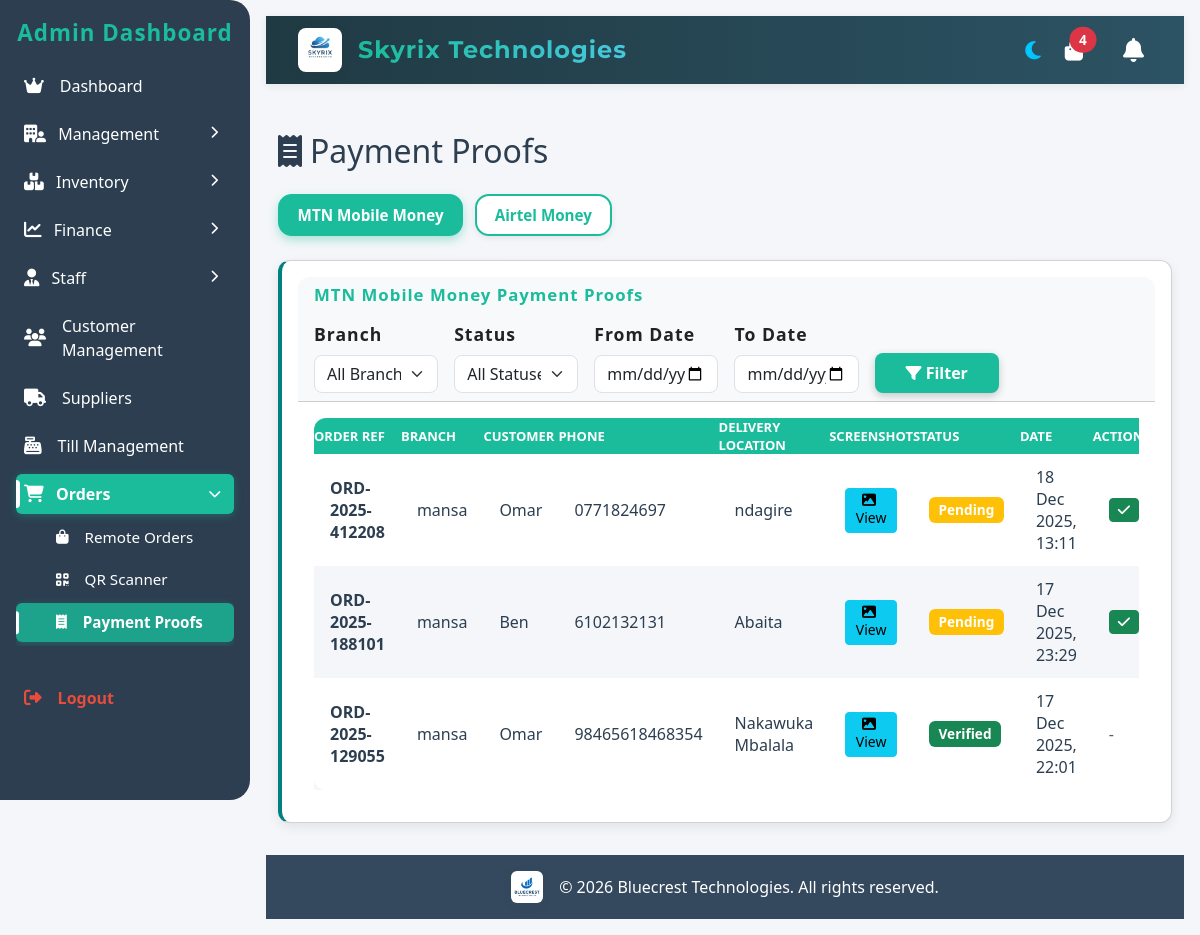
Page /pages/payment_proofs.php (signed in) on the committed database.
### tables this page shows
CREATE TABLE `payment_proofs` (
  `id` int(11) NOT NULL,
  `order_id` int(11) NOT NULL,
  `branch_id` int(11) DEFAULT NULL,
  `order_reference` varchar(50) NOT NULL,
  `customer_name` varchar(255) NOT NULL,
  `customer_phone` varchar(20) NOT NULL,
  `payment_method` enum('MTN Merchant','Airtel Merchant') NOT NULL,
  `delivery_location` text NOT NULL,
  `screenshot_path` varchar(255) NOT NULL,
  `status` enum('pending','verified','rejected') DEFAULT 'pending',
  `verified_by` int(11) DEFAULT NULL,
  `verified_at` datetime DEFAULT NULL,
  `created_at` timestamp NOT NULL DEFAULT current_timestamp()
);

CREATE TABLE `branch` (
  `id` int(11) NOT NULL,
  `name` varchar(255) NOT NULL,
  `location` varchar(255) NOT NULL,
  `contact` int(11) NOT NULL,
  `branch-key` varchar(255) NOT NULL,
  `business_id` int(11) NOT NULL
);

### pages/payment_proofs.php (the view, shortened to what this page needs)
<?php
include '../includes/db.php';
include '../includes/header.php';
$user_role = $_SESSION['role'];
$filter_date_from = $_GET['filter_date_from'] ?? '';
$filter_date_to = $_GET['filter_date_to'] ?? '';
$where_conditions = [];
$mtn_where = array_merge($where_conditions, ["pp.payment_method = 'MTN Merchant'"]);
$mtnWhereClause = "WHERE " . implode(' AND ', $mtn_where);
$mtn_query = "
    SELECT pp.*, u.username as verified_by_name, b.name as branch_name
    FROM payment_proofs pp
    LEFT JOIN users u ON pp.verified_by = u.id
    LEFT JOIN branch b ON pp.branch_id = b.id
    $mtnWhereClause
    ORDER BY pp.created_at DESC
    LIMIT 100
";
$mtn_stmt = $conn->prepare($mtn_query);
$mtn_stmt->execute();
$mtnProofs = $mtn_stmt->get_result();
?>
<link rel="stylesheet" href="assets/css/payment_proofs.css">
<div class="container-fluid mt-5">
    <h2 class="mb-4"><i class="fas fa-receipt me-2"></i>Payment Proofs</h2>
    <ul class="nav nav-pills tm-main-tabs mb-4" role="tablist">
        <li class="nav-item" role="presentation">
            <button class="nav-link tm-tab-btn active" data-bs-toggle="tab" data-bs-target="#mtnTab">
                MTN Mobile Money
            </button>
        </li>
        <li class="nav-item" role="presentation">
            <button class="nav-link tm-tab-btn" data-bs-toggle="tab" data-bs-target="#airtelTab">
                Airtel Money
            </button>
        </li>
    </ul>
    <div class="tab-content">
        <div class="tab-pane fade show active" id="mtnTab">
            <div class="card" style="border-left: 4px solid teal;">
                <div class="card-header bg-light">
                    <h5 class="title-card mb-3">MTN Mobile Money Payment Proofs</h5>
                    <form method="GET" class="row g-3 align-items-end">
                        <?php if ($user_role !== 'staff'): ?>
                        <div class="col-md-2">
                            <label class="form-label fw-bold">Branch</label>
                            <select name="filter_branch" class="form-select">
                                <option value="">All Branches</option>
                            </select>
                        </div>
                        <?php endif; ?>
                        <div class="col-md-2">
                            <label class="form-label fw-bold">Status</label>
                            <select name="filter_status" class="form-select">
                                <option value="">All Statuses</option>
                            </select>
                        </div>
                        <div class="col-md-2">
                            <label class="form-label fw-bold">From Date</label>
                            <input type="date" name="filter_date_from" class="form-control" value="<?= htmlspecialchars($filter_date_from) ?>">
                        </div>
                        <div class="col-md-2">
                            <label class="form-label fw-bold">To Date</label>
                            <input type="date" name="filter_date_to" class="form-control" value="<?= htmlspecialchars($filter_date_to) ?>">
                        </div>
                        <div class="col-md-2">
                            <button type="submit" class="btn btn-primary w-100">
                                <i class="fas fa-filter"></i> Filter
                            </button>
                        </div>
                    </form>
                </div>
                <div class="card-body">
                    <div class="table-responsive">
                        <div class="transactions-table">
                            <table>
                                <thead>
                                    <tr>
                                        <th>Order Ref</th>
                                        <th>Branch</th>
                                        <th>Customer</th>
                                        <th>Phone</th>
                                        <th>Delivery Location</th>
                                        <th>Screenshot</th>
                                        <th>Status</th>
                                        <th>Date</th>
                                        <th>Actions</th>
                                    </tr>
                                </thead>
                                <tbody>
                                    <?php if ($mtnProofs && $mtnProofs->num_rows > 0): ?>
                                        <?php while ($proof = $mtnProofs->fetch_assoc()): ?>
                                        <tr>
                                            <td><strong><?= htmlspecialchars($proof['order_reference']) ?></strong></td>
                                            <td><?= htmlspecialchars($proof['branch_name'] ?? 'N/A') ?></td>
                                            <td><?= htmlspecialchars($proof['customer_name']) ?></td>
                                            <td><?= htmlspecialchars($proof['customer_phone']) ?></td>
                                            <td><?= htmlspecialchars($proof['delivery_location']) ?></td>
                                            <td>
                                                <a href="../uploads/payment_proofs/<?= $proof['screenshot_path'] ?>"
                                                    target="_blank" class="btn btn-sm btn-info">
                                                    <i class="fas fa-image me-1"></i> View
                                                </a>
                                            </td>
                                            <td>
                                                <?php if ($proof['status'] === 'pending'): ?>
                                                    <span class="badge bg-warning">Pending</span>
                                                <?php elseif ($proof['status'] === 'verified'): ?>
                                                    <span class="badge bg-success">Verified</span>
                                                <?php else: ?>
                                                    <span class="badge bg-danger">Rejected</span>
                                                <?php endif; ?>
                                            </td>
                                            <td><?= date('d M Y, H:i', strtotime($proof['created_at'])) ?></td>
                                            <td>
                                                <?php if ($proof['status'] === 'pending'): ?>
                                                    <button class="btn btn-sm btn-success"
                                                            onclick="verifyProof(<?= $proof['id'] ?>)" title="Verify Payment">
                                                        <i class="fas fa-check"></i>
                                                    </button>
                                                <?php else: ?>
                                                    <span class="text-muted">-</span>
                                                <?php endif; ?>
                                            </td>
                                        </tr>
                                        <?php endwhile; ?>
                                    <?php else: ?>
                                        <tr>
                                            <td colspan="9" class="text-center text-muted">No MTN payment proofs found</td>
                                        </tr>
                                    <?php endif; ?>
                                </tbody>
                            </table>
                        </div>
                    </div>
                </div>
            </div>
        </div>
    </div>
</div>
<?php include '../includes/footer.php'; ?>

### pages/assets/css/style.css (style rules this page uses)
:root { --bg-color: #f4f6f9; --text-color: #2c3e50; --card-bg: #fff; --card-shadow: rgba(0,0,0,0.08); --primary-color: #1abc9c; --success-color: #2ecc71; --warning-color: #f1c40f; --danger-color: #e74c3c; --info-color: #3498db; --secondary-color: #95a5a6; }
* { box-sizing: border-box; margin: 0; padding: 0; }
body { background-color: var(--bg-color); color: var(--text-color); font-family: 'Segoe UI', Tahoma, Geneva, Verdana, sans-serif; margin: 0; padding: 0; }
a { text-decoration: none; color: inherit; }
h1,h2,h3,h4,h5,h6 { margin: 0; }
.card h5, .transactions-title { color: var(--primary-color); font-weight: 600; font-size: 1.05rem; margin-bottom: 1rem; }
.card { background: var(--card-bg); padding: 1rem; border-radius: 12px; box-shadow: 0 4px 12px var(--card-shadow); transition: transform 0.2s ease; }
.title-card, .transactions-title { color: #1abc9c;; font-weight: 600; font-size: 1.05rem; margin-bottom: 1rem; text-align: left; }
.transactions-table table { width: 100%; border-collapse: collapse; background: var(--card-bg); border-radius: 12px; overflow: hidden; box-shadow: 0 4px 12px var(--card-shadow); }
.transactions-table thead { background: var(--primary-color); color: #fff; }
.transactions-table tbody td { color: var(--text-color); padding: 0.75rem 1rem; }
.transactions-table tbody tr { background-color: #fff; transition: background 0.2s; }
.transactions-table tbody tr:nth-child(even) { background-color: #f4f6f9; }
.tm-main-tabs { display:flex; flex-wrap:wrap; gap:.75rem; margin:.25rem 0 1rem; border:none; }
.tm-main-tabs .tm-tab-btn, .tm-main-tabs .nav-link { border:2px solid var(--primary-color); background:#fff; color:var(--primary-color); font-weight:600; border-radius:14px; padding:.45rem 1.1rem; box-shadow:0 2px 6px rgba(0,0,0,.08); transition:background .18s,color .18s,box-shadow .18s,transform .18s; font-size:.95rem; }
.tm-main-tabs .tm-tab-btn.active, .tm-main-tabs .nav-link.active { background:var(--primary-color); color:#fff; box-shadow:0 4px 10px rgba(26,188,156,.35); }
.tm-main-tabs .nav-link { border: 2px solid var(--primary-color) !important; background: #fff !important; color: var(--primary-color) !important; border-radius: 14px !important; padding: .45rem 1.1rem !important; font-weight: 600 !important; box-shadow: 0 2px 6px rgba(0,0,0,.08) !important; transition: background .18s,color .18s,box-shadow .18s,transform .18s !important; }
.tm-main-tabs .nav-link.active { background: var(--primary-color) !important; color: #fff !important; border-color: var(--primary-color) !important; box-shadow: 0 4px 10px rgba(26,188,156,.35) !important; }

### pages/assets/css/payment_proofs.css (style rules this page uses)
.card { border-radius: 12px; box-shadow: 0px 4px 12px rgba(0,0,0,0.08); background: var(--card-bg); }
.card-header { font-weight: 600; background: var(--primary-color); color: #fff !important; border-radius: 12px 12px 0 0 !important; font-size: 1.1rem; letter-spacing: 1px; }
.card-header.bg-light { background-color: #f8f9fa !important; color: #222 !important; }
.form-control, .form-select { border-radius: 8px; }
.btn-primary { background: var(--primary-color) !important; border: none; border-radius: 8px; padding: 8px 18px; font-weight: 600; box-shadow: 0px 3px 8px rgba(0,0,0,0.2); color: #fff !important; transition: background 0.2s; }
.transactions-table table { width: 100%; border-collapse: collapse; background: var(--card-bg); border-radius: 12px; overflow: hidden; box-shadow: 0 4px 12px var(--card-shadow); }
.transactions-table thead { background: var(--primary-color); color: #fff; text-transform: uppercase; font-size: 13px; }
.transactions-table tbody td { color: var(--text-color); padding: 0.75rem 1rem; }
.transactions-table tbody tr { background-color: #fff; transition: background 0.2s; }
.transactions-table tbody tr:nth-child(even) { background-color: #f4f6f9; }
.tm-main-tabs { display: flex; flex-wrap: wrap; gap: 0.75rem; margin-top: 0.25rem; border: none; }
.tm-main-tabs .tm-tab-btn { border: 2px solid var(--primary-color); background: #fff; color: var(--primary-color); font-weight: 600; border-radius: 14px; padding: 0.45rem 1.1rem; box-shadow: 0 2px 6px rgba(0,0,0,0.08); transition: background 0.18s, color 0.18s, box-shadow 0.18s, transform 0.18s; font-size: 0.95rem; }
.tm-main-tabs .tm-tab-btn.active { background: var(--primary-color); color: #fff; box-shadow: 0 4px 10px rgba(26,188,156,0.35); }
.badge { font-size: 0.85rem; padding: 0.4rem 0.6rem; border-radius: 6px; }
.title-card { color: var(--primary-color); font-weight: 600; font-size: 1.1rem; }

### rows in the picture
payment_proofs: order_reference "ORD-2025-412208", branch.name "mansa", customer_name "Omar", customer_phone "0771824697", delivery_location "ndagire", status "Pending", created_at "18 Dec 2025, 13:11"
payment_proofs: order_reference "ORD-2025-188101", branch.name "mansa", customer_name "Ben", customer_phone "6102132131", delivery_location "Abaita", status "Pending", created_at "17 Dec 2025, 23:29"
payment_proofs: order_reference "ORD-2025-129055", branch.name "mansa", customer_name "Omar", customer_phone "98465618468354", delivery_location "Nakawuka Mbalala", status "Verified", created_at "17 Dec 2025, 22:01"

### other values in the picture
$pending_orders_count "4"
